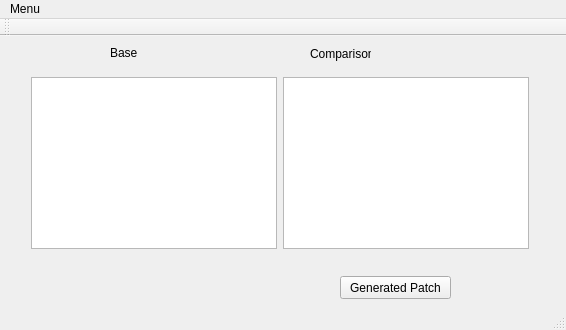
<?xml version="1.0" encoding="UTF-8"?>
<ui version="4.0">
 <class>Diff_Match</class>
 <widget class="QMainWindow" name="Diff_Match">
  <property name="geometry">
   <rect>
    <x>0</x>
    <y>0</y>
    <width>566</width>
    <height>330</height>
   </rect>
  </property>
  <property name="windowTitle">
   <string>Diff_Match</string>
  </property>
  <widget class="QWidget" name="centralWidget">
   <widget class="QWidget" name="layoutWidget">
    <property name="geometry">
     <rect>
      <x>20</x>
      <y>30</y>
      <width>520</width>
      <height>194</height>
     </rect>
    </property>
    <layout class="QHBoxLayout" name="horizontalLayout">
     <item>
      <widget class="QTextEdit" name="textEditLeft"/>
     </item>
     <item>
      <widget class="QTextEdit" name="textEditRight"/>
     </item>
    </layout>
   </widget>
   <widget class="QPushButton" name="pushButtonGenPatch">
    <property name="geometry">
     <rect>
      <x>340</x>
      <y>240</y>
      <width>111</width>
      <height>23</height>
     </rect>
    </property>
    <property name="text">
     <string>Generated Patch</string>
    </property>
   </widget>
   <widget class="QLabel" name="label">
    <property name="geometry">
     <rect>
      <x>110</x>
      <y>10</y>
      <width>46</width>
      <height>13</height>
     </rect>
    </property>
    <property name="text">
     <string>Base</string>
    </property>
   </widget>
   <widget class="QLabel" name="label_2">
    <property name="geometry">
     <rect>
      <x>310</x>
      <y>10</y>
      <width>61</width>
      <height>16</height>
     </rect>
    </property>
    <property name="text">
     <string>Comparison</string>
    </property>
   </widget>
   <zorder>layoutWidget</zorder>
   <zorder>pushButtonGenPatch</zorder>
   <zorder>label</zorder>
   <zorder>textEditLeft</zorder>
   <zorder>label_2</zorder>
  </widget>
  <widget class="QMenuBar" name="menuBar">
   <property name="geometry">
    <rect>
     <x>0</x>
     <y>0</y>
     <width>566</width>
     <height>21</height>
    </rect>
   </property>
   <widget class="QMenu" name="menuMenu">
    <property name="title">
     <string>Menu</string>
    </property>
    <addaction name="actionOpen_Left"/>
    <addaction name="actionOpen_Right"/>
    <addaction name="actionSave_Left"/>
    <addaction name="actionSave_Right"/>
   </widget>
   <addaction name="menuMenu"/>
  </widget>
  <widget class="QToolBar" name="mainToolBar">
   <attribute name="toolBarArea">
    <enum>TopToolBarArea</enum>
   </attribute>
   <attribute name="toolBarBreak">
    <bool>false</bool>
   </attribute>
  </widget>
  <widget class="QStatusBar" name="statusBar"/>
  <action name="actionOpen_Left">
   <property name="text">
    <string>Open-Left</string>
   </property>
  </action>
  <action name="actionOpen_Right">
   <property name="text">
    <string>Open-Right</string>
   </property>
  </action>
  <action name="actionSave_Left">
   <property name="text">
    <string>Save-Left</string>
   </property>
  </action>
  <action name="actionSave_Right">
   <property name="text">
    <string>Save-Right</string>
   </property>
  </action>
 </widget>
 <layoutdefault spacing="6" margin="11"/>
 <resources/>
 <connections/>
</ui>
